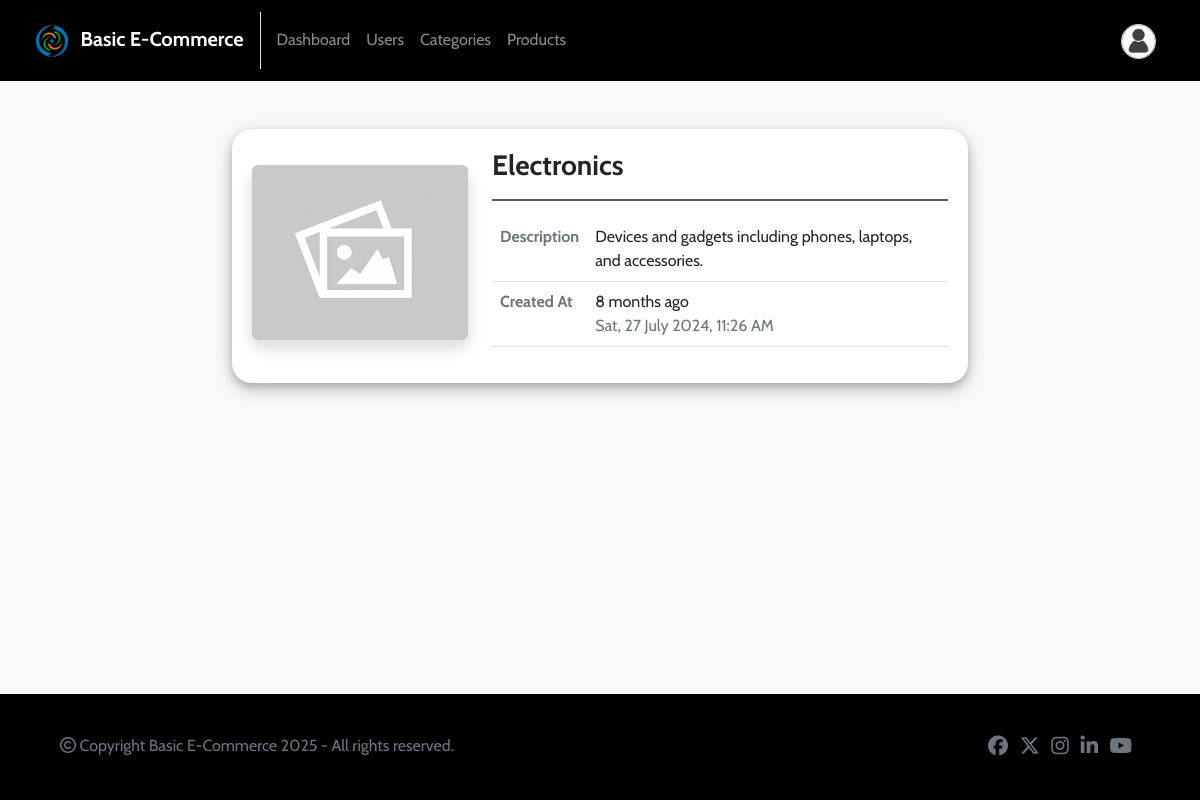
The page /admin/category-view.php?id=1 (signed in) on the database its author committed.
### tables this page shows
CREATE TABLE `categories` (
  `id` INT AUTO_INCREMENT PRIMARY KEY,
  `name` varchar(255) NOT NULL,
  `description` text NOT NULL,
  `image` varchar(255) DEFAULT NULL,
  `created_at` datetime NOT NULL DEFAULT current_timestamp()
);

### includes/helpers.php (called while the page is built, shortened)
<?php
function timestampToCustomHumanReadable($timestamp) {
    $currentTimestamp = time();
    $timeDifference = abs($currentTimestamp - $timestamp);
    $secondsPerMinute = 60;
    $secondsPerHour = $secondsPerMinute * 60;
    $secondsPerDay = $secondsPerHour * 24;
    $secondsPerWeek = $secondsPerDay * 7;
    $secondsPerMonth = $secondsPerDay * 30;
    $secondsPerYear = $secondsPerDay * 365;
    if ($timeDifference >= $secondsPerYear) {
        $years = floor($timeDifference / $secondsPerYear);
        return $years . " year" . ($years > 1 ? "s" : "") . " ago";
    } elseif ($timeDifference >= $secondsPerMonth) {
        $months = floor($timeDifference / $secondsPerMonth);
        return $months . " month" . ($months > 1 ? "s" : "") . " ago";
    } elseif ($timeDifference >= $secondsPerWeek) {
        $weeks = floor($timeDifference / $secondsPerWeek);
        return $weeks . " week" . ($weeks > 1 ? "s" : "") . " ago";
    } elseif ($timeDifference >= $secondsPerDay) {
        $days = floor($timeDifference / $secondsPerDay);
        return $days . " day" . ($days > 1 ? "s" : "") . " ago";
    } elseif ($timeDifference >= $secondsPerHour) {
        $hours = floor($timeDifference / $secondsPerHour);
        return $hours . " hour" . ($hours > 1 ? "s" : "") . " ago";
    } else {
        $minutes = floor($timeDifference / $secondsPerMinute);
        return $minutes . " minute" . ($minutes > 1 ? "s" : "") . " ago";
    }
}
?>

### admin/category-view.php (the view, shortened to what this page needs)
<?php
include("../includes/db-connection.php");
include("../includes/helpers.php");
if (isset($_GET['id']) && filter_var($_GET['id'], FILTER_VALIDATE_INT))
{
    $categoryId = (int) $_GET['id'];
    $sql = "SELECT * FROM categories WHERE id = ?";
    $stmt = $conn->prepare($sql);
    $stmt->bind_param("i", $categoryId);
    $stmt->execute();
    $result = $stmt->get_result();
    $category = $result->fetch_assoc();
}
else
{
    $_SESSION["error"] = "Invalid Category ID!";
    header("location: categories.php"); exit();
}
?>
<!DOCTYPE html>
<html lang="en">
<head>
    <?php include("../includes/head-contents.php"); ?>
</head>
<body>
    <?php include("navbar.php"); ?>
    <div class="container my-5">
        <div class="row justify-content-center">
            <div class="col-md-8">
                <div class="box">
                    <div class="row">
                        <div class="col-md-4 text-center">
                            <img src="<?php echo !empty($category['image']) ? '../uploads/' . $category['image'] : '../images/placeholder.png'; ?>" class="img img-fluid rounded shadow my-3">
                        </div>
                        <div class="col-md-8">
                            <h3 class="fw-bold"><?php echo $category['name'] ?></h3>
                            <hr>
                            <table class="table">
                                <tr>
                                    <td class="fw-bold text-secondary">Description</td>
                                    <td><?php echo $category['description'] ?></td>
                                </tr>
                                <tr>
                                    <td class="fw-bold text-secondary">Created At</td>
                                    <td>
                                        <div><?php echo timestampToCustomHumanReadable(strtotime($category['created_at'])) ?></div>
                                        <div class="text-secondary"><?php echo date("D, d F Y, h:i A", strtotime($category['created_at'])); ?></div>
                                    </td>
                                </tr>
                            </table>
                        </div>
                    </div>
                </div>
            </div>
        </div>
    </div>
    <?php include("../includes/footer.php"); ?>
</body>
</html>

### css/styles.css (style rules this page uses)
:root { --mainColor: #292321; --bodyBackgroundColor: #f8f9fa; --buttonHoverColor: #0a0a0a; --formControlFocusBorderColor: rgba(33, 37, 41, 0.3); --formControlFocusShadowColor: rgba(33, 37, 41, 0.6); --navbarBackgroundColor: #000000; --footerBackgroundColor: #000000; }
* { font-family: 'Cabin', Helvetica, sans-serif; }
body { min-height: 100vh; position: relative; margin: 0; padding-bottom: 100px; box-sizing: border-box; background-color: var(--bodyBackgroundColor); }
.box { box-shadow: 0 4px 8px 0 rgba(0, 0, 0, 0.2), 0 6px 20px 0 rgba(0, 0, 0, 0.19); padding: 20px; border-radius: 20px; background-color: #ffffff; }
hr { border: 1.5px solid var(--mainColor); opacity: 75%; }

### rows shown on the page
categories: name "Electronics", description "Devices and gadgets including phones, laptops, and accessories.", created_at "8 months ago", created_at "Sat, 27 July 2024, 11:26 AM"

### other values the page prints
WEBSITE_NAME "Basic E-Commerce"
